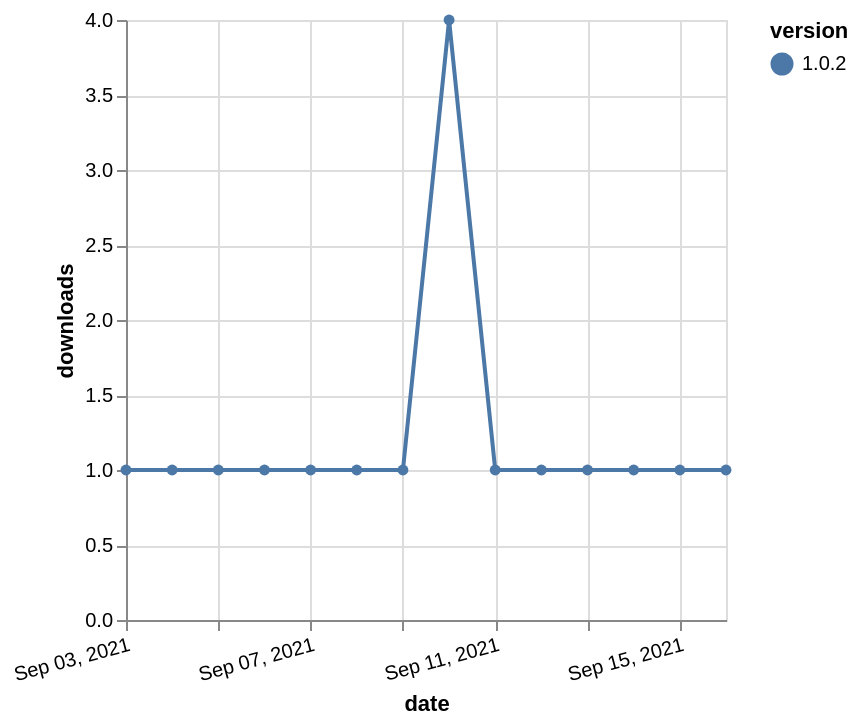

Here is the Vega-Lite specification saved for this chart:
### Vega-Lite specification from a JSON file in a GitHub repository (floating-point values rounded to 4 significant figures)
{"$schema": "https://vega.github.io/schema/vega-lite/v5.json", "description": "A simple bar chart with embedded data.", "data": {"values": [{"date": "2021-09-03", "total": 253, "delta": 1, "version": "1.0.2"}, {"date": "2021-09-04", "total": 254, "delta": 1, "version": "1.0.2"}, {"date": "2021-09-05", "total": 255, "delta": 1, "version": "1.0.2"}, {"date": "2021-09-06", "total": 256, "delta": 1, "version": "1.0.2"}, {"date": "2021-09-07", "total": 257, "delta": 1, "version": "1.0.2"}, {"date": "2021-09-08", "total": 258, "delta": 1, "version": "1.0.2"}, {"date": "2021-09-09", "total": 259, "delta": 1, "version": "1.0.2"}, {"date": "2021-09-10", "total": 263, "delta": 4, "version": "1.0.2"}, {"date": "2021-09-11", "total": 264, "delta": 1, "version": "1.0.2"}, {"date": "2021-09-12", "total": 265, "delta": 1, "version": "1.0.2"}, {"date": "2021-09-13", "total": 266, "delta": 1, "version": "1.0.2"}, {"date": "2021-09-14", "total": 267, "delta": 1, "version": "1.0.2"}, {"date": "2021-09-15", "total": 268, "delta": 1, "version": "1.0.2"}, {"date": "2021-09-16", "total": 269, "delta": 1, "version": "1.0.2"}]}, "width": "container", "mark": {"type": "line", "point": {"filled": true}}, "encoding": {"x": {"field": "date", "type": "temporal", "timeUnit": "yearmonthdate", "title": "date", "axis": {"labelAngle": -15}}, "y": {"field": "delta", "type": "quantitative", "title": "downloads"}, "color": {"field": "version", "type": "nominal"}, "tooltip": {"field": "delta"}}}
